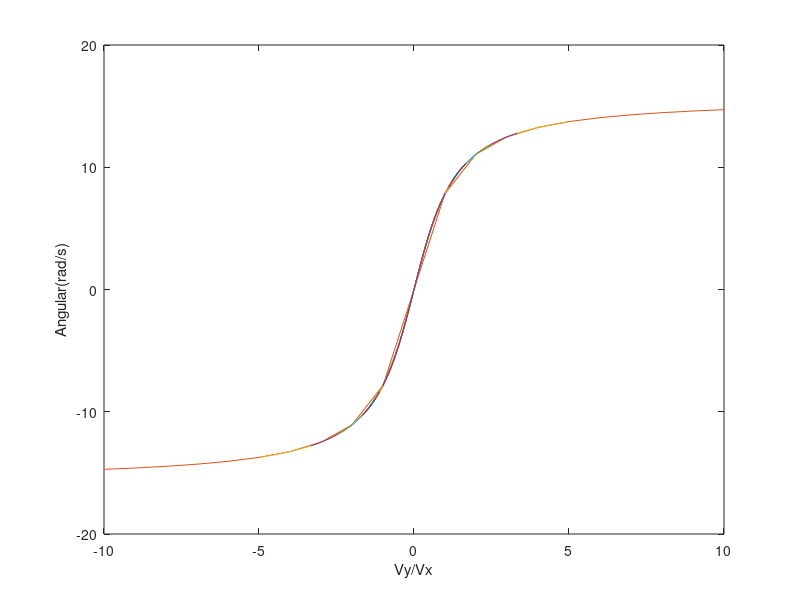
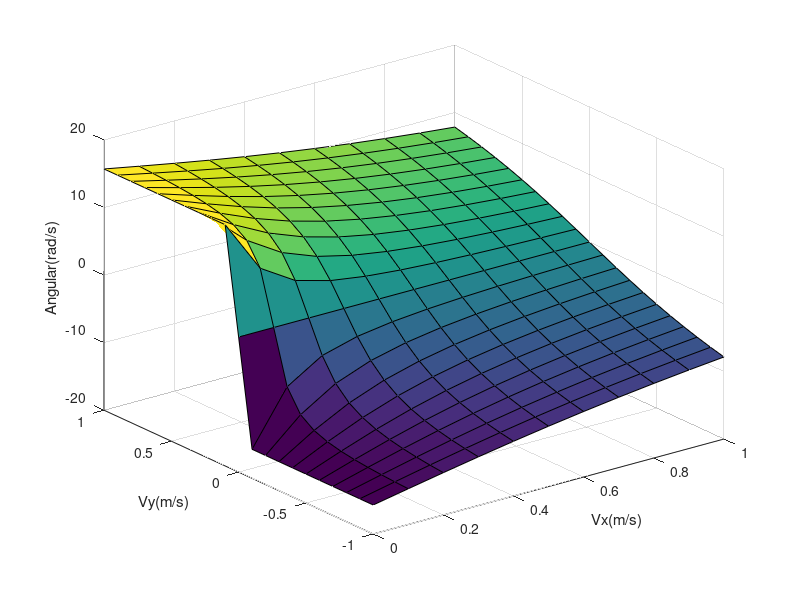

The MATLAB script that drew these images, in order:
function angularPlot
    
    vx = 0:0.1:1;
    vy = -1:0.1:1;
    
    dt = 0.1;
    
    [Vx,Vy]=meshgrid(vx,vy);
    [M,N] = size(Vx);
    Wt = zeros(M,N);
    
    A = [cosd(0) -sind(0);
         sind(0)  cosd(0)];
    
    for row = 1:M
        delta = A*[Vx(row,:);Vy(row,:)];
        delta_x = delta(1,:);
        delta_y = delta(2,:);
        for col = 1:N
            delta_th = rad2deg(atan2(delta_y(1,col),delta_x(1,col)))-0;
%             delta_th = angleConversion(rad2deg(atan2(delta_y(1,col),delta_x(1,col)))-0);
            Wt(row,col) = deg2rad(delta_th)/dt;
        end
    end
    
    figure;
    grid on;
    Vyx = Vy./Vx;
    plot(Vyx(:,:),Wt(:,:));
    xlabel("Vy/Vx");
    ylabel("Angular(rad/s)");
    
    % Vyx = 0.0374*exp(0.3654*Wt)
    
    figure;
    grid on;
    surf(Vx,Vy,Wt);
    xlabel("Vx(m/s)");
    ylabel("Vy(m/s)");
    zlabel('Angular(rad/s)');
    
    
    
end